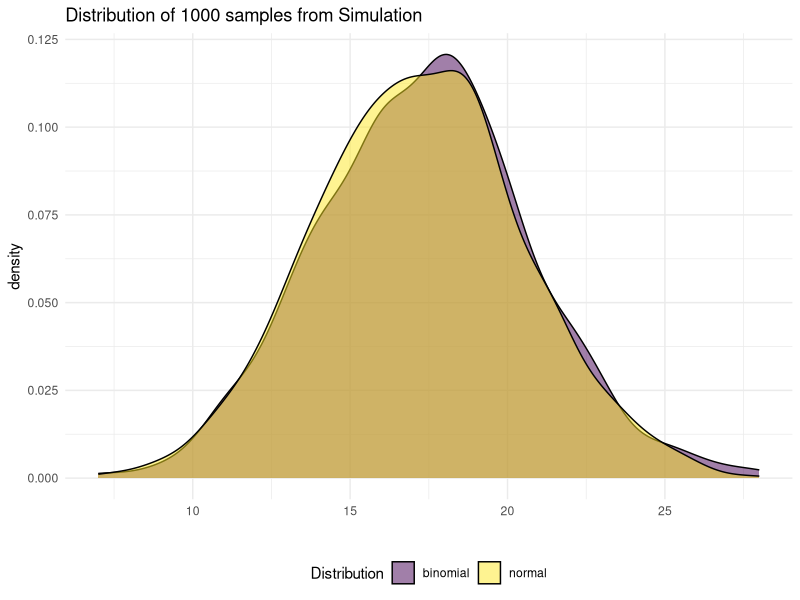
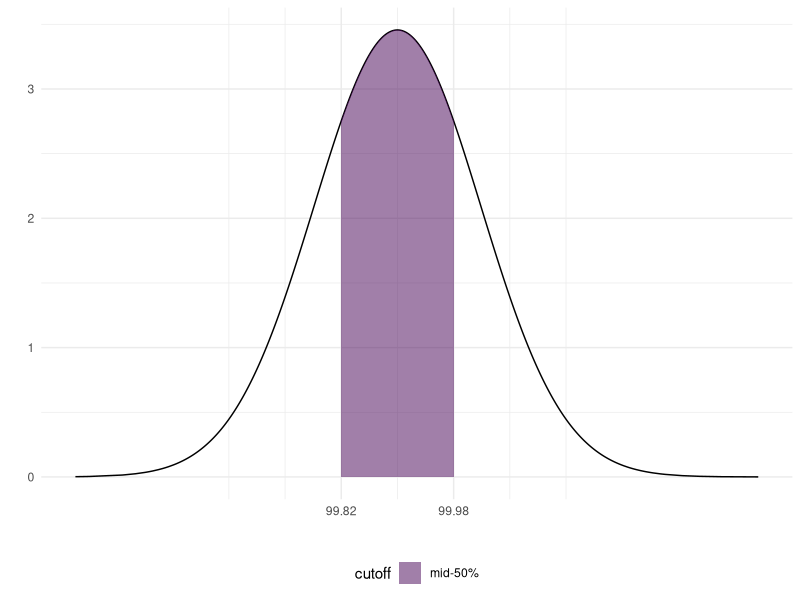

Reproduce these figures in R, in order.
## ---- chunk 1
knitr::opts_chunk$set(echo = TRUE)
options(digits = 4)
## ---- chunk 2
library(tidyverse)
tibble(
    normal = rnorm(1000,17.25,sqrt(50*.345*(1-.345))),
    binomial = rbinom(1000,50,.345)
  ) %>% 
  pivot_longer(
    normal:binomial,
    names_to = 'dis',
    values_to = "sample"
  ) %>% 
  ggplot(aes(x=sample,fill = dis))+
  geom_density(alpha = 0.5)+
  theme_minimal()+
  viridis::scale_fill_viridis(name = "Distribution",
                              discrete = T)+
  labs(
    title = "Distribution of 1000 samples from Simulation",
    x = ""
  )+
  theme(legend.position = "bottom")
## ---- chunk 3
plt_df = tibble(
  value = rnorm(10000,99.9,.73/sqrt(40))
) %>% 
  mutate(cutoff = case_when(
    value < qnorm(.25,99.9,.73/sqrt(40)) ~ "outside mid-50%",
    value > qnorm(.75,99.9,.73/sqrt(40)) ~ "outside mid-50%",
    value != "outside mid-50%" ~ "mid-50%"
  ),
  y = dnorm(value,99.9,.73/sqrt(40))
  )
ggplot(data = plt_df,
       aes(x=value,y=y)
       )+
  theme_minimal()+
  geom_line()+
  geom_area(data = filter(plt_df,cutoff == "mid-50%",
                          between(value,
                                  qnorm(.25,99.9,.73/sqrt(40)),
                                  qnorm(.75,99.9,.73/sqrt(40)))), 
            aes(x = value, y = y,fill = cutoff), alpha = .5
            )+
  scale_x_continuous(
    breaks = c(qnorm(.25,99.9,.73/sqrt(40)),qnorm(.75,99.9,.73/sqrt(40))),
  )+
  labs(x = "", y = "")+
  viridis::scale_fill_viridis(discrete = T)+
  theme(legend.position = "bottom")
